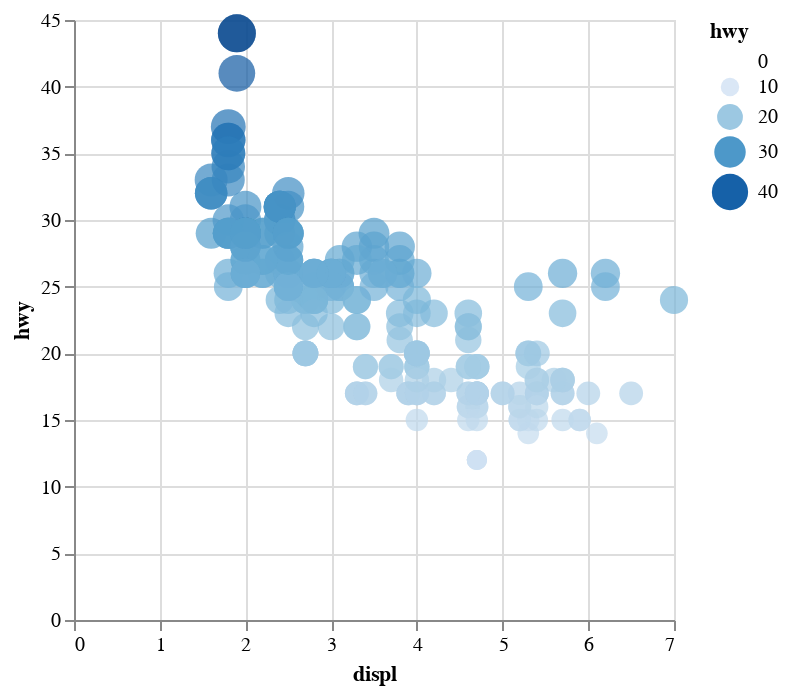

Notebook code cell kept with this figure:
### Code cell
# cars_audi = cars[cars['manufacturer'] == 'audi']

scatter_plot = alt.Chart(cars).mark_circle().encode(
    x = 'displ',
    y = 'hwy',
    color = 'hwy',
    size = 'hwy'
)

scatter_plot.show()

### Figure 1 — Vega-Lite specification as saved in the notebook (floating-point values rounded to 4 significant figures; data arrays with more than 128 entries replaced by an {"elided": "..."} marker saying what was removed)
{"config": {"view": {"continuousWidth": 300, "continuousHeight": 300}}, "data": {"name": "data-f2e5fc48d166660362d2eb88eb59dc11"}, "mark": {"type": "circle"}, "encoding": {"color": {"field": "hwy", "type": "quantitative"}, "size": {"field": "hwy", "type": "quantitative"}, "x": {"field": "displ", "type": "quantitative"}, "y": {"field": "hwy", "type": "quantitative"}}, "$schema": "https://vega.github.io/schema/vega-lite/v6.1.0.json", "datasets": {"data-f2e5fc48d166660362d2eb88eb59dc11": {"elided": "234 records"}}}
